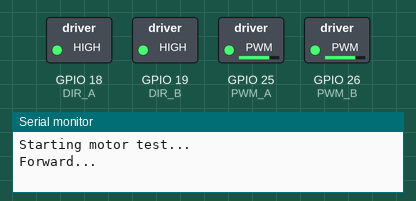
Recording of a sketch running on a simulated ESP32. Parts: switched loads named in the sketch (green lamp = pin HIGH), the last lines printed to the serial monitor.

Above: at 0.05 s.
At 3.0 s:
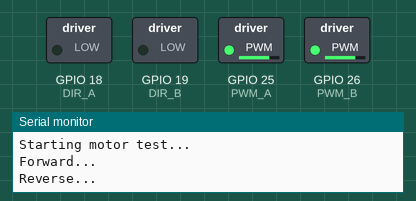
At 5.95 s:
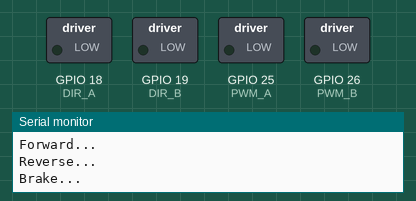
Timing chart, 0 to 7.8 s (numbered marks = the images above):
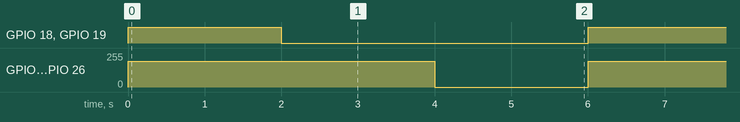

The sketch:

Motor_2way_singleAB.ino
```cpp
// Motor A control
#define DIR_A 18  // Connected to 1INA
#define PWM_A 25  // Connected to 1PWM

// Motor B control
#define DIR_B 19  // Connected to 2INA
#define PWM_B 26  // Connected to 2PWM

void setup() {
  // Setup direction and speed pins
  pinMode(DIR_A, OUTPUT);
  pinMode(PWM_A, OUTPUT);
  pinMode(DIR_B, OUTPUT);
  pinMode(PWM_B, OUTPUT);

  Serial.begin(115200);
  Serial.println("Starting motor test...");
}

void loop() {
  Serial.println("Forward...");

  // Both motors forward at 75% speed
  digitalWrite(DIR_A, HIGH);
  analogWrite(PWM_A, 192);  // 192/255 ~ 75% duty cycle

  digitalWrite(DIR_B, HIGH);
  analogWrite(PWM_B, 192);

  delay(2000);

  Serial.println("Reverse...");

  // Reverse both motors at 75% speed
  digitalWrite(DIR_A, LOW);
  analogWrite(PWM_A, 192);

  digitalWrite(DIR_B, LOW);
  analogWrite(PWM_B, 192);

  delay(2000);

  Serial.println("Brake...");
  // Brake: no PWM output (set to 0)
  analogWrite(PWM_A, 0);
  analogWrite(PWM_B, 0);

  delay(2000);
}
```

Measured:
- by itself, GPIO 18 (DIR_A), GPIO 19 (DIR_B): alternates HIGH for 2.0 s and LOW for 4.0 s
- by itself, GPIO 25 (PWM_A), GPIO 26 (PWM_B): alternates 192/255 for 4.0 s and 0/255 for 2.0 s
